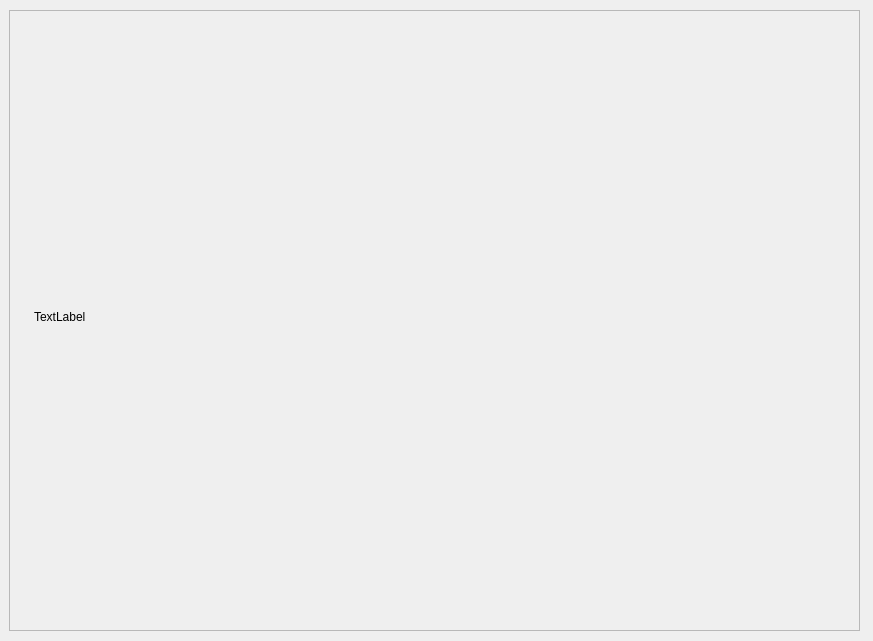
<?xml version="1.0" encoding="UTF-8"?>
<ui version="4.0">
 <class>DialogImage</class>
 <widget class="QDialog" name="DialogImage">
  <property name="geometry">
   <rect>
    <x>0</x>
    <y>0</y>
    <width>873</width>
    <height>641</height>
   </rect>
  </property>
  <property name="sizePolicy">
   <sizepolicy hsizetype="Expanding" vsizetype="Expanding">
    <horstretch>0</horstretch>
    <verstretch>0</verstretch>
   </sizepolicy>
  </property>
  <property name="windowTitle">
   <string>Dialog</string>
  </property>
  <widget class="QScrollArea" name="scrollArea">
   <property name="geometry">
    <rect>
     <x>9</x>
     <y>10</y>
     <width>851</width>
     <height>621</height>
    </rect>
   </property>
   <property name="widgetResizable">
    <bool>true</bool>
   </property>
   <widget class="QWidget" name="scrollAreaWidgetContents">
    <property name="geometry">
     <rect>
      <x>0</x>
      <y>0</y>
      <width>849</width>
      <height>619</height>
     </rect>
    </property>
    <widget class="QLabel" name="pic">
     <property name="geometry">
      <rect>
       <x>24</x>
       <y>15</y>
       <width>811</width>
       <height>581</height>
      </rect>
     </property>
     <property name="text">
      <string>TextLabel</string>
     </property>
    </widget>
   </widget>
  </widget>
 </widget>
 <resources/>
 <connections/>
</ui>
